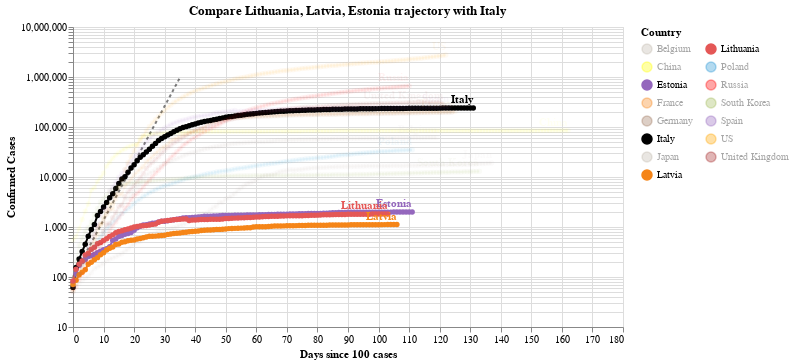

The cell this chart's notebook holds for it:
### Code cell
#hide_input
chart3 = make_since_chart(dff2, ['Lithuania', 'Latvia', 'Estonia'], baseline_countries)
chart3

### Figure 1 — Vega-Lite specification as saved in the notebook (floating-point values rounded to 4 significant figures; data arrays with more than 128 entries replaced by an {"elided": "..."} marker saying what was removed)
{"config": {"view": {"continuousWidth": 400, "continuousHeight": 300}}, "layer": [{"data": {"name": "data-628230001892d6798b50651be41d1b3e"}, "mark": {"type": "line", "color": "black", "opacity": 0.5, "strokeDash": [3, 3]}, "encoding": {"x": {"type": "quantitative", "field": "Days since 100 cases"}, "y": {"type": "quantitative", "field": "Confirmed Cases"}}}, {"data": {"name": "data-31f84a8b8677658f570d1df0920a2ccb"}, "mark": {"type": "line", "point": true}, "encoding": {"color": {"type": "nominal", "field": "Country", "legend": {"columns": 2}, "scale": {"domain": ["Belgium", "China", "Estonia", "France", "Germany", "Italy", "Japan", "Latvia", "Lithuania", "Poland", "Russia", "South Korea", "Spain", "US", "United Kingdom"], "range": ["#C1B7AD", "yellow", "#9467bd", "#F58518", "#9D755D", "black", "#C1B7AD", "#F58518", "#E45756", "#2495D3", "red", "#A1BA59", "#9467bd", "orange", "brown"]}}, "opacity": {"condition": {"value": 1, "selection": "selector002"}, "value": 0.05}, "tooltip": [{"type": "nominal", "field": "Country"}, {"type": "temporal", "field": "Date"}, {"type": "quantitative", "field": "Confirmed Cases"}, {"type": "quantitative", "field": "Days since 100 cases"}], "x": {"type": "quantitative", "field": "Days since 100 cases"}, "y": {"type": "quantitative", "field": "Confirmed Cases", "scale": {"type": "log"}}}, "selection": {"selector002": {"type": "multi", "fields": ["Country"], "bind": "legend", "init": [{"Country": "Lithuania"}, {"Country": "Latvia"}, {"Country": "Estonia"}, {"Country": "Italy"}]}}, "width": 550}, {"data": {"name": "data-31f84a8b8677658f570d1df0920a2ccb"}, "mark": {"type": "text", "align": "right", "dy": -8, "fontWeight": "bold"}, "encoding": {"color": {"type": "nominal", "field": "Country", "legend": {"columns": 2}, "scale": {"domain": ["Belgium", "China", "Estonia", "France", "Germany", "Italy", "Japan", "Latvia", "Lithuania", "Poland", "Russia", "South Korea", "Spain", "US", "United Kingdom"], "range": ["#C1B7AD", "yellow", "#9467bd", "#F58518", "#9D755D", "black", "#C1B7AD", "#F58518", "#E45756", "#2495D3", "red", "#A1BA59", "#9467bd", "orange", "brown"]}}, "opacity": {"condition": {"value": 1, "selection": "selector002"}, "value": 0.05}, "text": {"type": "nominal", "field": "Country"}, "tooltip": [{"type": "nominal", "field": "Country"}, {"type": "temporal", "field": "Date"}, {"type": "quantitative", "field": "Confirmed Cases"}, {"type": "quantitative", "field": "Days since 100 cases"}], "x": {"type": "quantitative", "field": "Days since 100 cases"}, "y": {"type": "quantitative", "field": "Confirmed Cases", "scale": {"type": "log"}}}, "transform": [{"filter": "(datum['Date'] >= 1593648000000)"}], "width": 550}], "title": "Compare Lithuania, Latvia, Estonia trajectory with Italy", "$schema": "https://vega.github.io/schema/vega-lite/v4.0.2.json", "datasets": {"data-628230001892d6798b50651be41d1b3e": [{"Days since 100 cases": 0, "Confirmed Cases": 100.0}, {"Days since 100 cases": 1, "Confirmed Cases": 130.0}, {"Days since 100 cases": 2, "Confirmed Cases": 169.0}, {"Days since 100 cases": 3, "Confirmed Cases": 219.7}, {"Days since 100 cases": 4, "Confirmed Cases": 285.6}, {"Days since 100 cases": 5, "Confirmed Cases": 371.3}, {"Days since 100 cases": 6, "Confirmed Cases": 482.7}, {"Days since 100 cases": 7, "Confirmed Cases": 627.5}, {"Days since 100 cases": 8, "Confirmed Cases": 815.7}, {"Days since 100 cases": 9, "Confirmed Cases": 1060.0}, {"Days since 100 cases": 10, "Confirmed Cases": 1379.0}, {"Days since 100 cases": 11, "Confirmed Cases": 1792.0}, {"Days since 100 cases": 12, "Confirmed Cases": 2330.0}, {"Days since 100 cases": 13, "Confirmed Cases": 3029.0}, {"Days since 100 cases": 14, "Confirmed Cases": 3937.0}, {"Days since 100 cases": 15, "Confirmed Cases": 5119.0}, {"Days since 100 cases": 16, "Confirmed Cases": 6654.0}, {"Days since 100 cases": 17, "Confirmed Cases": 8650.0}, {"Days since 100 cases": 18, "Confirmed Cases": 11250.0}, {"Days since 100 cases": 19, "Confirmed Cases": 14620.0}, {"Days since 100 cases": 20, "Confirmed Cases": 19000.0}, {"Days since 100 cases": 21, "Confirmed Cases": 24710.0}, {"Days since 100 cases": 22, "Confirmed Cases": 32120.0}, {"Days since 100 cases": 23, "Confirmed Cases": 41750.0}, {"Days since 100 cases": 24, "Confirmed Cases": 54280.0}, {"Days since 100 cases": 25, "Confirmed Cases": 70560.0}, {"Days since 100 cases": 26, "Confirmed Cases": 91730.0}, {"Days since 100 cases": 27, "Confirmed Cases": 119300.0}, {"Days since 100 cases": 28, "Confirmed Cases": 155000.0}, {"Days since 100 cases": 29, "Confirmed Cases": 201500.0}, {"Days since 100 cases": 30, "Confirmed Cases": 262000.0}, {"Days since 100 cases": 31, "Confirmed Cases": 340600.0}, {"Days since 100 cases": 32, "Confirmed Cases": 442800.0}, {"Days since 100 cases": 33, "Confirmed Cases": 575600.0}, {"Days since 100 cases": 34, "Confirmed Cases": 748300.0}, {"Days since 100 cases": 35, "Confirmed Cases": 972800.0}], "data-31f84a8b8677658f570d1df0920a2ccb": {"elided": "1853 records"}}}
